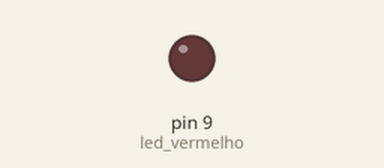
Simulated run of this sketch. Board: Arduino Uno, built with avr-gcc and run on an emulated ATmega328P. Parts: output pins drawn as LEDs (lit = HIGH).

Above: at 0.05 s.
At 1.2 s:
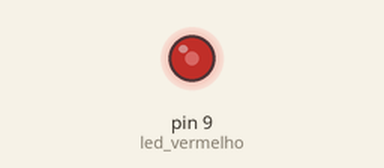
At 2.35 s:
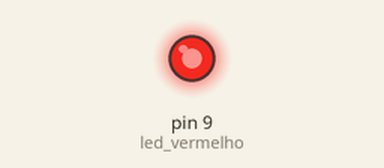
At 4.65 s:
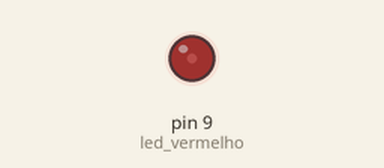
Timing chart, 0 to 6.6 s (numbered marks = the images above):
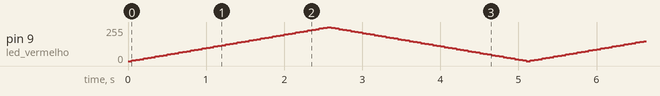

The sketch:

Exemplo-3-Fade.ino
```cpp
/*
 Fade
 Programa que um led acender e apagar gradativamente.
*/

int led_vermelho = 9;
int brilho = 0;
int intensidade = 5;
String comando = "aumentar";

void setup() {
  pinMode(led_vermelho, OUTPUT);
}

void loop() {
  analogWrite(led_vermelho, brilho);

  if(comando == "aumentar") {
    brilho = brilho + intensidade;
  }else{
    brilho = brilho - intensidade;
  }

  if(brilho >= 255){
    comando = "diminuir";
  }else if(brilho <= 0){
    comando = "aumentar";
  }
  delay(50);
}
```
